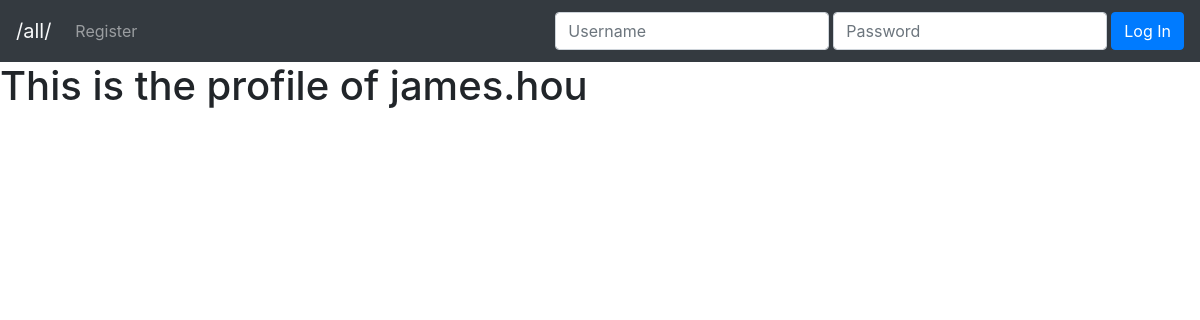
The app's page /profile/8/, older data.
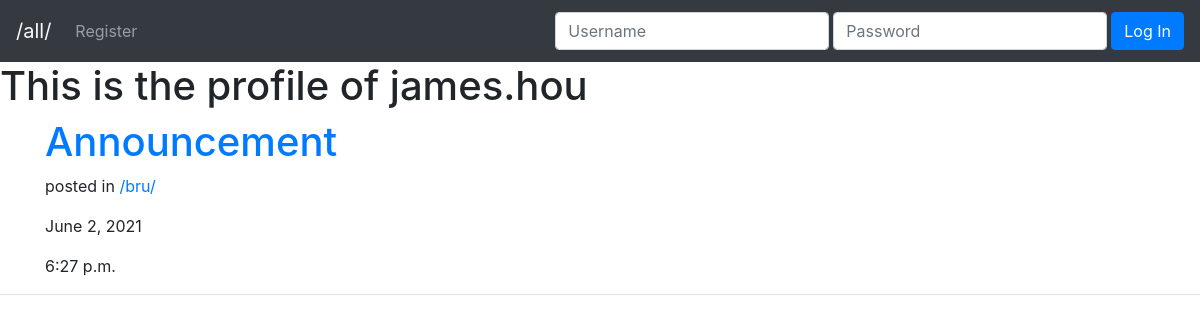
The same page, newer data.
### post/models.py (models this page shows, shortened)
class Post(models.Model):
    id = models.BigAutoField(primary_key=True)
    userPosted = models.ForeignKey(User, on_delete=models.CASCADE,null=True, blank=True)
    thread = models.ForeignKey(Thread, on_delete=models.CASCADE,null=True, blank=True)
    title = models.CharField(max_length=30)
    content = models.CharField(max_length=2000)
    pub_date = models.DateTimeField('date published')

class Thread(models.Model):
    title = models.TextField(max_length=3)

### post/views.py (the view, shortened to what this page needs)
# urls.py: path('profile/<int:user_id>/', views.Profile.as_view(), name='profile')
class Profile(View):
    def get(self, request, user_id):
        user = get_object_or_404(User, pk=user_id)
        post = Post.objects.filter(userPosted=user).order_by('-pub_date')
        is_self = user == request.user
        context = {'post_objects': post, 'is_self':is_self, 'profile_owner':user}
        return render(request, 'post/profile.html', context)

### post/templates/post/profile.html (shortened to what this page needs)
<!DOCTYPE html>
<html lang="en">
<head>
    <link rel="stylesheet" href="https://maxcdn.bootstrapcdn.com/bootstrap/4.0.0/css/bootstrap.min.css"
 />
</head>
<body>
    <nav class="navbar navbar-expand-lg navbar-dark bg-dark">
        <a class="navbar-brand text-light" href="/all/">/all/</a>
        {% if user.is_authenticated %}
        <div class="collapse navbar-collapse" id="navbarText">
            <ul class="navbar-nav mr-auto">
                <li class="nav-item">
                    <a class="nav-link" href="/new/">Create Post</a>
                </li>
                <li class="nav-item">
                    <a class="nav-link" href="/new/thread">Create Thread</a>
                </li>
            </ul>
            {% if is_self %}
            <span class="navbar-text mr-3">
                Welcome, {{user}}!
            </span>
            {% else %}
            <span class="navbar-text mr-3">
                Welcome, <a href="/profile/{{user.id}}">{{user}}</a>!
            </span>
            {% endif %}
            <form class="form-inline" action="" method="POST">
                {% csrf_token %}
                <input type="hidden" name="logout" value="logout"></input>
                <button type="submit" class="btn btn-danger">Logout</button>
            </form>
        </div>
        {% else %}
        <div class="collapse navbar-collapse" id="navbarText">
            <ul class="navbar-nav mr-auto">
                <li class="nav-item">
                    <a class="nav-link" href="/register/">Register</a>
                </li>
            </ul>
            <form class="form-inline ml-auto" action="" method="POST">
                <input type="text" class="form-control mr-1 my-1" name="username" id="username" placeholder="Username" required />
                <input type="password" class="form-control mr-1 my-1" name="password" id="password" placeholder="Password" required />
                <button class="btn btn-primary my-2 my-sm-0" type="submit">
                    Log In
                </button>
            </form>
        </div>
        {% endif %}
    </nav>
    {% if is_self %}
    <h1>Welcome home, {{user}}!</h1>
    {% for post in post_objects %}
    <div class="container">
        <h1><a href="/posts/{{post.id}}">{{post.title}}</a></h1>
        <p>posted in <a href="/threads/{{post.thread.id}}">/{{post.thread.title}}/</a></p>
        <p>{{post.pub_date.date}}</p>
        <p>{{post.pub_date.time}}</p>
        <a href="/posts/{{post.id}}/delete">delete</a>
    </div>
    <hr />
    {% endfor %}
    {% else %}
    <h1>This is the profile of {{profile_owner}}</h1>
    {% for post in post_objects %}
    <div class="container">
        <h1><a href="/posts/{{post.id}}">{{post.title}}</a></h1>
        <p>posted in <a href="/threads/{{post.thread.id}}">/{{post.thread.title}}/</a></p>
        <p>{{post.pub_date.date}}</p>
        <p>{{post.pub_date.time}}</p>
    </div>
    <hr />
    {% endfor %}
    {% endif %}
</body>
</html>

Row changes from the older to the newer data that the page shows:
added Post: title "Announcement", thread "bru", pub_date "June 2, 2021", pub_date.time "6:27 p.m."
